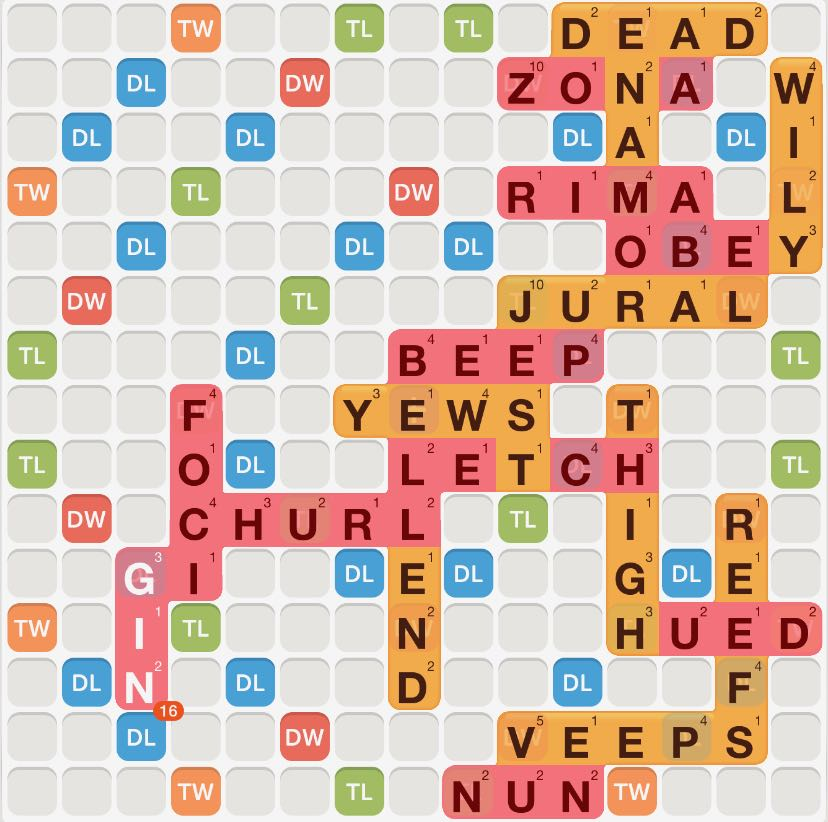
#> input picture IMG_2574.jpeg, 828 x 822 px
$ jupyter execute --allow-errors ImageProcessorClean.ipynb   (shell and % lines are left out)
#> lines starting #> are read from the running program, lines starting #| are printed output that depends on the picture; after the words box and inside, x2 and y2 are one past the last pixel; in counts of white or black regions, pixels touching at a corner belong together
[cell 1]
#!sudo apt install tesseract-ocr
#!pip install pytesseract
#!pip install scikit-image

[cell 2]
import numpy as np
import pandas as pd
from PIL import Image
import pytesseract
import matplotlib.pyplot as plt
import urllib
from matplotlib.pyplot import imshow
import cv2
from skimage.io import imread
import os
import imutils

[cell 3]
def imshow_cv2plt(bgr_img, title="", axes_off=True):
    rgb_img = cv2.cvtColor(bgr_img, cv2.COLOR_BGR2RGB)
    plt.imshow(rgb_img)
    plt.title(title)
    if axes_off:
        plt.axis("off")
    plt.show()

[cell 4]
# image_url='https://raw.githubusercontent.com/jbm4/Best_WWF_Words/master/IMG_2574.jpeg'
# im=imread(image_url)
image_path='IMG_2574.jpeg'
im=imread(image_path)
#> im is the input picture: shape (822, 828, 3); mean R, G, B 216.3, 190.8, 177.2

[cell 5]
def resize_image(img):
    scale = 2
    width = int(img.shape[1] * scale)
    height = int(img.shape[0] * scale)
    dim = (width, height)
    # resize image
    resized = cv2.resize(img, dim)#, interpolation = cv2.INTER_AREA)
    return resized

def image_preprocessing(im):
    im =resize_image(im)
    gray = cv2.cvtColor(im, cv2.COLOR_BGR2GRAY)
    #blur = cv2.bilateralFilter(gray,3,6,1)
    blur = cv2.GaussianBlur(gray, (3,3), 0)
    ret,thresh = cv2.threshold(blur,40,255,cv2.THRESH_BINARY) #| cv2.THRESH_OTSU)
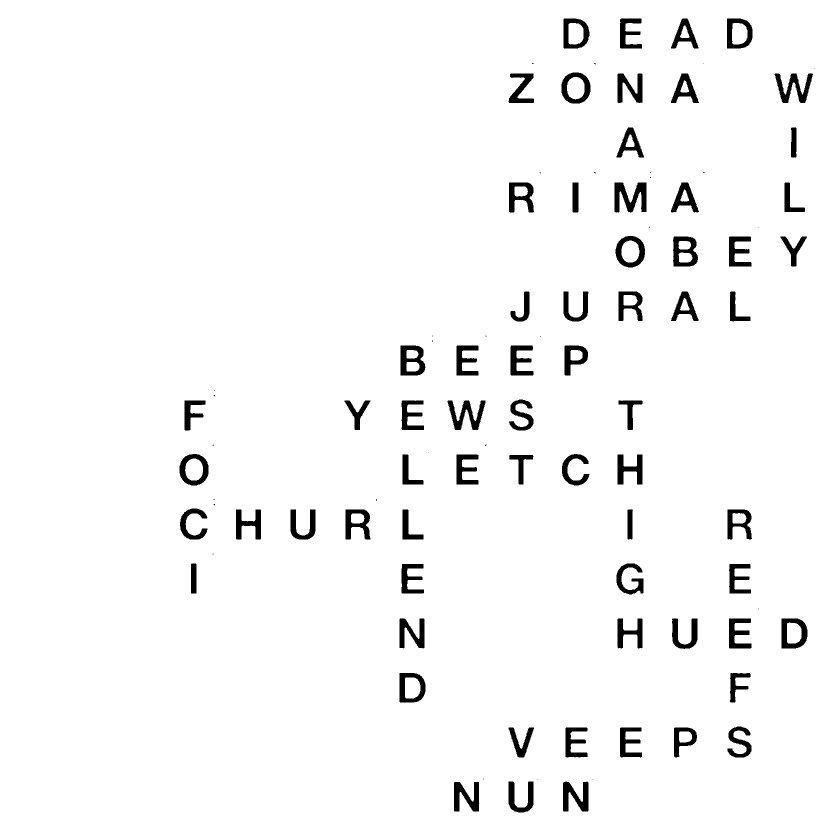
#> thresh: shape (1644, 1656) (shown at 1/2 size); 96.5% white; 95 black regions (28 under 20 px), largest, box (x1, y1, x2, y2) and area: (1229, 365, 1293, 425) 2296, (895, 801, 971, 860) 1989, (1549, 147, 1626, 206) 1980
    blur = cv2.GaussianBlur(thresh, (3,3), 0)
    ret,thresh = cv2.threshold(blur,230,255,cv2.THRESH_BINARY) #| cv2.THRESH_OTSU)
#> thresh: shape (1644, 1656); 95.8% white; 95 black regions (28 under 20 px), largest, box (x1, y1, x2, y2) and area: (1228, 364, 1294, 426) 2720, (894, 800, 972, 861) 2403, (1548, 146, 1627, 207) 2395
    #image_img= Image.fromarray(thresh)
    return np.asarray(thresh)

def split_board(board_image):
    M = board_image.shape[0]/15
    N = board_image.shape[1]/15

    image_tiles = [board_image[x:round(x+M),y:round(y+N)]
                   for x in range(0,board_image.shape[0],round(M))
                   for y in range(0,board_image.shape[1],round(N))]
#> image_tiles = 240 items
    full_tiles=[i for i in image_tiles if i.shape[0]*i.shape[1]>1000]
#> full_tiles = 225 items
    return full_tiles

def tile_to_letter(tile_image):
    # [5 lines of commented-out code are left out]
    thresh=tile_image#
    text = pytesseract.image_to_string(thresh, lang='eng', config='--oem 3, \
                                       --psm 10, \
                                       -c tessedit_char_whitelist=ABCDEFGHIJKLMNOPQRSTUVWXYZ\]\[\|')
    return text.strip()

def board_image_to_array(board_image):
    thresholded_image=image_preprocessing(board_image)
    image_tiles=split_board(thresholded_image)
#> image_tiles = 225 items
    #image_tiles=split_board(board_image)
    board_array=np.empty(len(image_tiles), dtype=str)
    for i, tile in enumerate(image_tiles):
        letter=tile_to_letter(tile)
        #print(letter)
        #print(i)#
        board_array[i]=letter
#> this loop made 1 pass
    return board_array.reshape((15,15))

#TODO: add to this
# [10 lines left out: function replace_bad_letters, not called in this run]

[cell 6]
thresh=image_preprocessing(im)
resized_im=resize_image(im)
ret,thresh_inv = cv2.threshold(thresh,0,255,cv2.THRESH_BINARY_INV)

[cell 7]
plt.figure(figsize=(8,8))
plt.imshow(thresh, cmap = plt.cm.gray)
plt.show()

#> (a cell that did not finish here is left out)

#> (a cell that did not finish here is left out)

[cell 10]
plt.imshow(im)
plt.show()

blur = cv2.GaussianBlur(im, (5,5), 0)
#> blur: shape (822, 828, 3)
plt.imshow(blur, cmap = plt.cm.gray)
plt.show()

gray = cv2.cvtColor(blur, cv2.COLOR_BGR2GRAY)
#> gray: shape (822, 828)
#ret,thresh1 = cv2.threshold(gray,95,255,cv2.THRESH_BINARY)
##retval2,threshold2 = cv2.threshold(grayscaled,125,255,cv2.THRESH_BINARY+cv2.THRESH_OTSU)
##th3 = cv2.adaptiveThreshold(tiles[90],255,cv2.ADAPTIVE_THRESH_GAUSSIAN_C,cv2.THRESH_BINARY,11,2)
plt.imshow(gray, cmap = plt.cm.gray)
plt.show()

ret,thresh1 = cv2.threshold(gray,80,255,cv2.THRESH_BINARY)
#> thresh1: shape (822, 828); 95.6% white; 115 black regions (47 under 20 px)
plt.imshow(thresh1, cmap = plt.cm.gray)
plt.show()

[cell 11]
#This is for attempting to get the boxes info for the whole image
#doesn't seem to work
from pytesseract import pytesseract as pt
threshed_im=image_preprocessing(im)
pil_img=Image.fromarray(threshed_im)
#> (the rest of this cell did not finish here and is left out)

Now, going to try to find the characters through contours

[cell 12]
ret,thresh_inv = cv2.threshold(thresh,0,255,cv2.THRESH_BINARY_INV)
plt.figure(figsize=(8,8))
plt.imshow(thresh_inv, cmap = plt.cm.gray)
plt.show()

[cell 13]
#finding and plotting the contours

cnts = cv2.findContours(thresh_inv,cv2.RETR_TREE,cv2.CHAIN_APPROX_NONE)
#> cnts = 117 contours, 28 with area under 20; largest, box (x1, y1, x2, y2) and area: (1230, 471, 1291, 536) 3050, (358, 907, 418, 972) 3047, (1122, 144, 1182, 208) 3034, (1562, 1236, 1616, 1298) 2922, (798, 1345, 852, 1406) 2878
cnts = imutils.grab_contours(cnts)
#cv2.drawContours(thresh, contours, -1, (0, 255, 0), 3)
contours=cnts
#> contours has the same summary as cnts

[cell 14]
# Get the moments
contours_poly = [None]*len(contours)
#> contours_poly = 117 items
boundRect = [None]*len(contours)
#> boundRect = 117 items
centers = [None]*len(contours)
#> centers = 117 items
radius = [None]*len(contours)
#> radius = 117 items
for i, c in enumerate(contours):
    contours_poly[i] = cv2.approxPolyDP(c, 3, True)
    boundRect[i] = cv2.boundingRect(contours_poly[i])
    centers[i], radius[i] = cv2.minEnclosingCircle(contours_poly[i])
#> this loop made 117 passes
#> c on passes 4, 5, 47: [[1185, 1557], [1184, 1558], [1185, 1559], [1186, 1558]], [[1075, 1557], [1074, 1558], [1075, 1559], [1076, 1558]], [[857, 903], [856, 904], [857, 905], [858, 904]]
#> after the loop, boundRect = 117 items, first 6: (907, 1563, 52, 61), (1125, 1563, 53, 61), (1016, 1562, 52, 64), (1185, 1557, 1, 1), (1075, 1557, 1, 1), (966, 1556, 1, 1); centers = 117 pairs, first value 387.5 to 1628, second value 63.91 to 1593; contours_poly = 117 contours, 28 with area under 20; largest, box (x1, y1, x2, y2) and area: (358, 908, 418, 972) 2858, (1230, 471, 1291, 536) 2845, (1562, 1236, 1616, 1298) 2804, (1122, 144, 1182, 208) 2801, (798, 1345, 852, 1406) 2784; radius = 117 values, max 43.71 at index 50, min 0.0001 at index 3, mean 23.95

[cell 15]
resized_im=resize_image(im)
plt.figure(figsize=(8,8))
cv2.drawContours(resized_im, contours, -1, (0, 0, 255), 4)
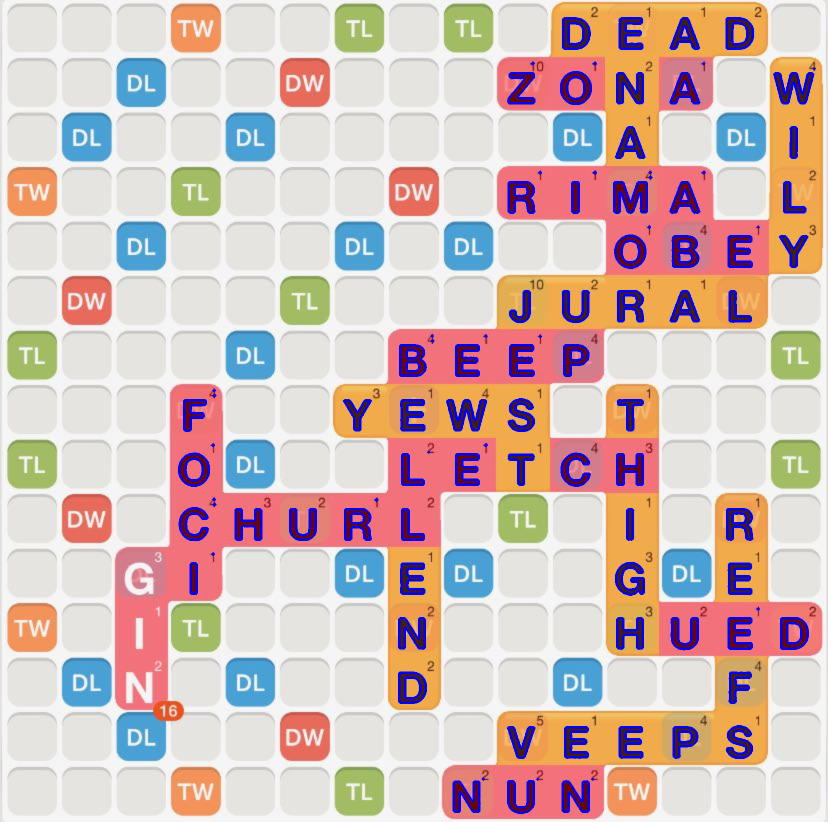
#> resized_im: shape (1644, 1656, 3) (shown at 1/2 size); mean R, G, B 211.5, 188.7, 184.6
imshow_cv2plt(resized_im, "contours found")

[cell 16]
plt.show()

[cell 17]
import random as rng
drawing = np.zeros((thresh.shape[0], thresh.shape[1], 3), dtype=np.uint8)

plt.figure(figsize=(8,8))
for i in range(len(contours)):
    color = (rng.randint(0,256), rng.randint(0,256), rng.randint(0,256))
    cv2.drawContours(drawing, contours_poly, i, color)
    cv2.rectangle(drawing, (int(boundRect[i][0]), int(boundRect[i][1])), \
      (int(boundRect[i][0]+boundRect[i][2]), int(boundRect[i][1]+boundRect[i][3])), color, 2)
#> this loop made 117 passes
#> color on passes 1 to 8: (197, 215, 20), (132, 248, 207), (155, 244, 183), (111, 71, 144), (71, 48, 128), (75, 158, 50), (37, 169, 241), (51, 181, 222)
    #cv2.circle(drawing, (int(centers[i][0]), int(centers[i][1])), int(radius[i]), color, 2)


#cv2.imshow('Contours', drawing)
imshow_cv2plt(drawing, "contours found")
#> call 2 of imshow_cv2plt, with title = 'contours found', axes_off = True
#> in imshow_cv2plt (call 2), `rgb_img = cv2.cvtColor(bgr_img, cv2.COLOR_BGR2RGB)`:
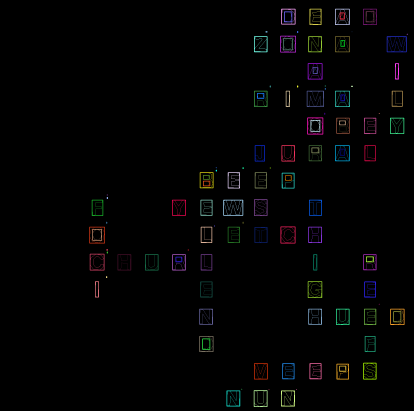
#> rgb_img: shape (1644, 1656, 3) (shown at 1/4 size); mean R, G, B 3, 2.9, 3
plt.show()

[cell 18]
letter_contours=[]
indexes=[]
for i in range(len(contours)):
    if boundRect[i][3]>50:
        letter_contours.append(contours[i])
        indexes.append(i)
#> this loop made 117 passes
#> after the loop, indexes = 67 values from 0 to 115; letter_contours = 67 contours; largest, box (x1, y1, x2, y2) and area: (1230, 471, 1291, 536) 3050, (358, 907, 418, 972) 3047, (1122, 144, 1182, 208) 3034, (1562, 1236, 1616, 1298) 2922, (798, 1345, 852, 1406) 2878
len(letter_contours)
#> Out = 67

[cell 19]
drawing = np.zeros((thresh.shape[0], thresh.shape[1], 3), dtype=np.uint8)
i=30
print(boundRect[i])
#| (804, 1018, 43, 62)

plt.figure(figsize=(8,8))
color = (rng.randint(0,256), rng.randint(0,256), rng.randint(0,256))
cv2.drawContours(drawing, contours_poly, i, color)
cv2.rectangle(drawing, (int(boundRect[i][0]), int(boundRect[i][1])), \
  (int(boundRect[i][0]+boundRect[i][2]), int(boundRect[i][1]+boundRect[i][3])), color, 2)
#> drawing: shape (1644, 1656, 3); mean of channels 0, 1, 2 0, 0, 0
#cv2.circle(drawing, (int(centers[i][0]), int(centers[i][1])), int(radius[i]), color, 2)


#cv2.imshow('Contours', drawing)
imshow_cv2plt(drawing, "contours found")
plt.show()

[cell 20]
edgeMap = imutils.auto_canny(thresh)
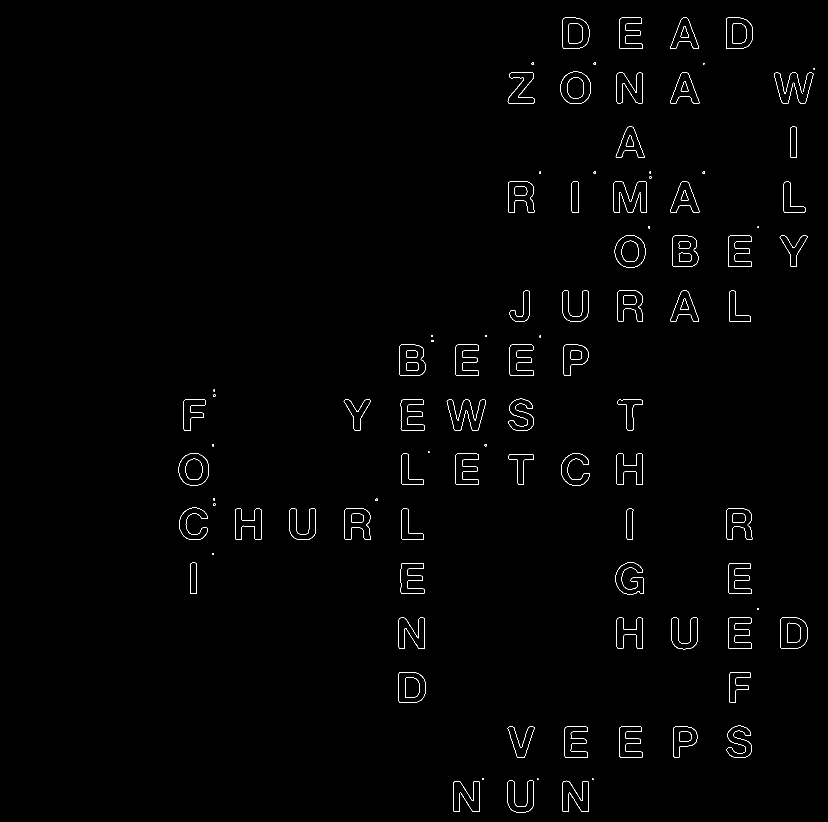
#> edgeMap: shape (1644, 1656) (shown at 1/2 size); 0.75% white in thin lines or dots, all inside (x1, y1, x2, y2) = (357, 35, 1630, 1626)
plt.figure(figsize=(8,8))
plt.imshow(thresh)
plt.show()
plt.figure(figsize=(8,8))

plt.imshow(edgeMap)
plt.show()

[cell 21]
image=im
# loop over the contours
for c in cnts:
  # compute the center of the contour
  M = cv2.moments(c)
  cX = int(M["m10"] / M["m00"])
  cY = int(M["m01"] / M["m00"])
  # draw the contour and center of the shape on the image
  cv2.drawContours(image, [c], -1, (0, 255, 0), 2)
#> this loop made 117 passes
#> (cX, cY) on passes 1, 2, 3, 6, 7, 8, 9, 10: (932, 1593), (1151, 1593), (1041, 1595), (966, 1557), (1366, 1477), (1369, 1473), (1257, 1484), (1148, 1484)
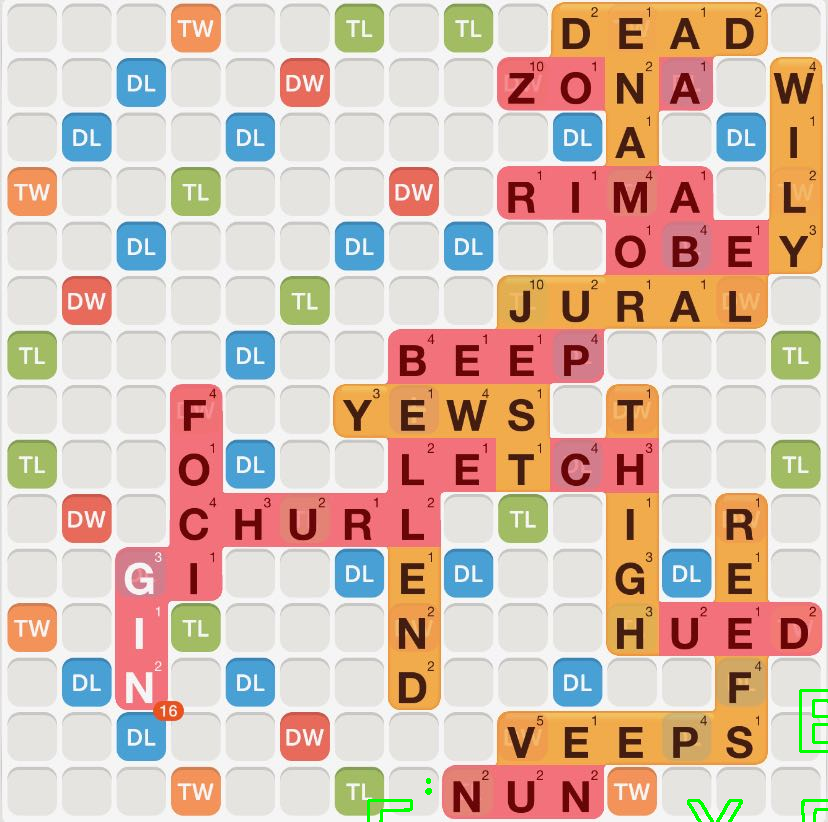
#> image: shape (822, 828, 3); 0.25% of pixels changed, all inside (x1, y1, x2, y2) = (367, 689, 828, 822)
  #cv2.circle(image, (cX, cY), 7, (255, 255, 255), -1)
  #cv2.putText(image, "center", (cX - 20, cY - 20),
  #cv2.FONT_HERSHEY_SIMPLEX, 0.5, (255, 255, 255), 2)
  # show the image
  #cv2.imshow("Image", image)
  #cv2.waitKey(0)
